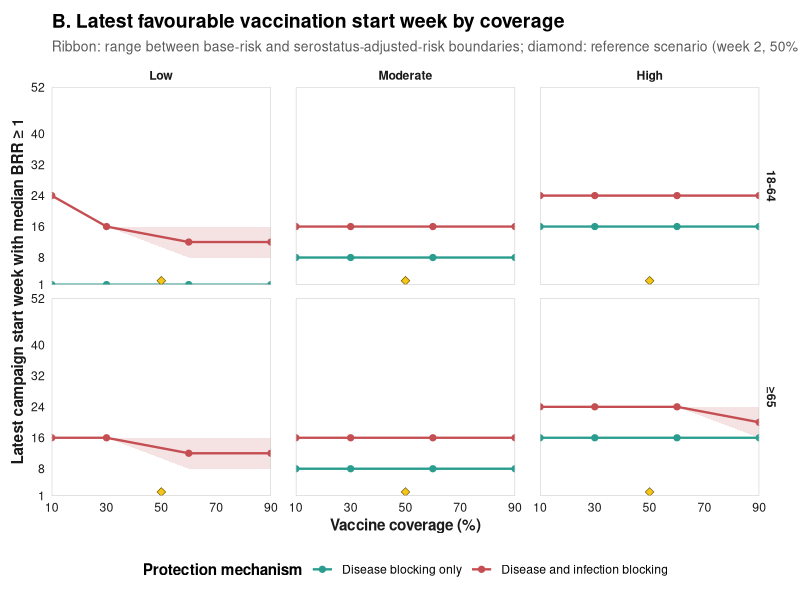
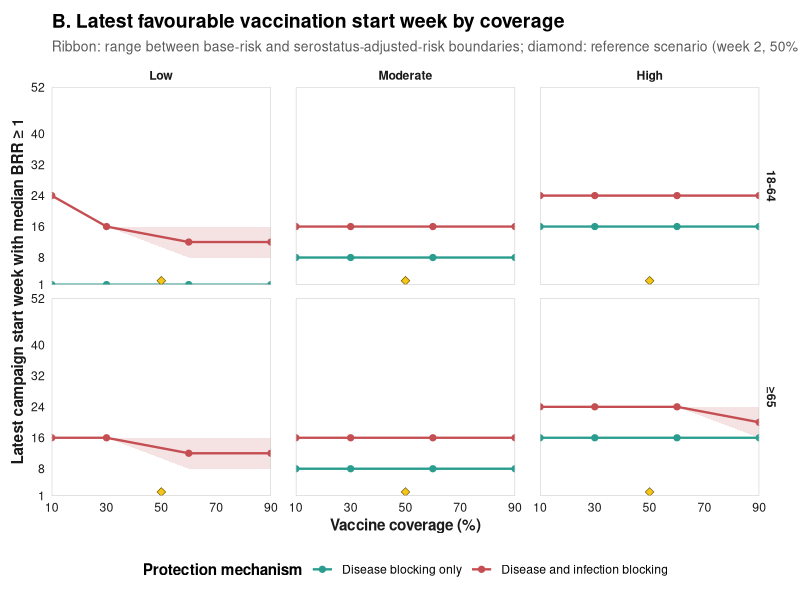

Write the R code that produced these figures, in order.
# =============================================================================
# 43_figure2B_latest_favourable_start_week.R
#
# Figure 2B decision-boundary summary:
#   x = vaccine coverage (%)
#   y = latest campaign start week with median BRR >= 1
#   columns = Low / Moderate / High setting
#   rows = 18-64 / >=65 years
#   colour = protection mechanism
#   ribbon = range between base and serostatus-adjusted risk assumptions
#
# Boundary values are calculated only at the observed coverage values and are
# connected for display. No week or coverage values are extrapolated.
# =============================================================================

if (!file.exists("06_Results/brr_weeksweep_summary_finite.xlsx") ||
    !file.exists("06_Results/brr_weeksweep_summary_finite_ve0.xlsx")) {
  stop("ORI summary Excel files are missing from 06_Results/")
}

suppressMessages({
  library(readxl)
  library(dplyr)
  library(ggplot2)
  library(tidyr)
  library(patchwork)
})

summary_data <- bind_rows(
  read_excel("06_Results/brr_weeksweep_summary_finite.xlsx"),
  read_excel("06_Results/brr_weeksweep_summary_finite_ve0.xlsx")
) %>%
  filter(outcome == "DALY", RR_seropos == 0,
         AgeCat %in% c("18-64", "65+")) %>%
  mutate(
    age_group = factor(AgeCat, levels = c("18-64", "65+"),
                       labels = c("18-64", "≥65")),
    setting = factor(setting, levels = c("Low", "Moderate", "High")),
    mechanism = factor(VE_label,
      levels = c("Disease blocking only", "Disease and infection blocking")),
    coverage = as.numeric(sub("cov", "", Coverage)),
    week = as.numeric(week)
  )

latest_week <- function(week, brr) {
  eligible <- week[is.finite(brr) & brr >= 1]
  if (!length(eligible)) return(NA_real_)
  max(eligible)
}

boundary <- summary_data %>%
  group_by(age_group, setting, mechanism, coverage) %>%
  summarise(
    base_week = latest_week(week, brr_base_med),
    adjusted_week = latest_week(week, brr_adj_med),
    .groups = "drop"
  ) %>%
  mutate(
    week_low = pmin(base_week, adjusted_week, na.rm = TRUE),
    week_high = pmax(base_week, adjusted_week, na.rm = TRUE),
    week_mid = rowMeans(cbind(base_week, adjusted_week), na.rm = TRUE),
    week_low = ifelse(is.finite(week_low), week_low, NA_real_),
    week_high = ifelse(is.finite(week_high), week_high, NA_real_),
    week_mid = ifelse(is.finite(week_mid), week_mid, NA_real_)
  )

# Remove only rows with no boundary under either risk assumption. A missing
# edge remains missing rather than being treated as a zero-week boundary.
line_data <- boundary %>%
  filter(is.finite(week_mid)) %>%
  arrange(age_group, setting, mechanism, coverage)

reference <- data.frame(coverage = 50, week = 2)

mechanism_cols <- c(
  "Disease blocking only" = "#2a9d8f",
  "Disease and infection blocking" = "#c44e52"
)

p <- ggplot(line_data, aes(coverage, week_mid, colour = mechanism,
                           group = mechanism)) +
  geom_ribbon(
    aes(ymin = week_low, ymax = week_high, fill = mechanism),
    alpha = 0.16, colour = NA, inherit.aes = TRUE
  ) +
  geom_line(linewidth = 0.8, na.rm = TRUE) +
  geom_point(size = 1.8, na.rm = TRUE) +
  geom_point(
    data = reference, aes(coverage, week), inherit.aes = FALSE,
    shape = 23, size = 2.1, stroke = 0.35,
    fill = "#f5c518", colour = "#6e5700"
  ) +
  facet_grid(age_group ~ setting) +
  scale_colour_manual(values = mechanism_cols, name = "Protection mechanism") +
  scale_fill_manual(values = mechanism_cols, guide = "none") +
  scale_x_continuous(
    name = "Vaccine coverage (%)", breaks = c(10, 30, 50, 70, 90),
    limits = c(10, 90), expand = c(0, 0)
  ) +
  scale_y_continuous(
    name = "Latest campaign start week with median BRR ≥ 1",
    breaks = c(1, 8, 16, 24, 32, 40, 52), limits = c(1, 52),
    expand = c(0, 0)
  ) +
  labs(
    title = "B. Latest favourable vaccination start week by coverage",
    subtitle = "Ribbon: range between base-risk and serostatus-adjusted-risk boundaries; diamond: reference scenario (week 2, 50% coverage)"
  ) +
  theme_minimal(base_size = 11, base_family = "sans") +
  theme(
    panel.grid = element_blank(),
    panel.border = element_rect(colour = "#c8c8c8", fill = NA, linewidth = 0.35),
    panel.spacing.x = unit(18, "pt"),
    panel.spacing.y = unit(10, "pt"),
    strip.background = element_blank(),
    strip.text = element_text(face = "bold", colour = "#1a1a1a"),
    axis.title = element_text(face = "bold", colour = "#1a1a1a"),
    axis.text = element_text(colour = "#1a1a1a"),
    legend.position = "bottom",
    legend.title = element_text(face = "bold"),
    plot.title = element_text(face = "bold", size = 14),
    plot.subtitle = element_text(colour = "#5a5a5a", size = 10),
    plot.margin = margin(10, 12, 8, 8)
  )

out_files <- c(
  "06_Results/figure2B_latest_favourable_start_week.png",
  "07_Final_Results/Main_Figures/figure2B_latest_favourable_start_week.png"
)
dir.create("07_Final_Results/Main_Figures", showWarnings = FALSE, recursive = TRUE)
for (out_file in out_files) {
  ggsave(out_file, p, width = 11, height = 8.5, dpi = 300, bg = "#fcfcfb")
  message("Saved: ", out_file)
}
